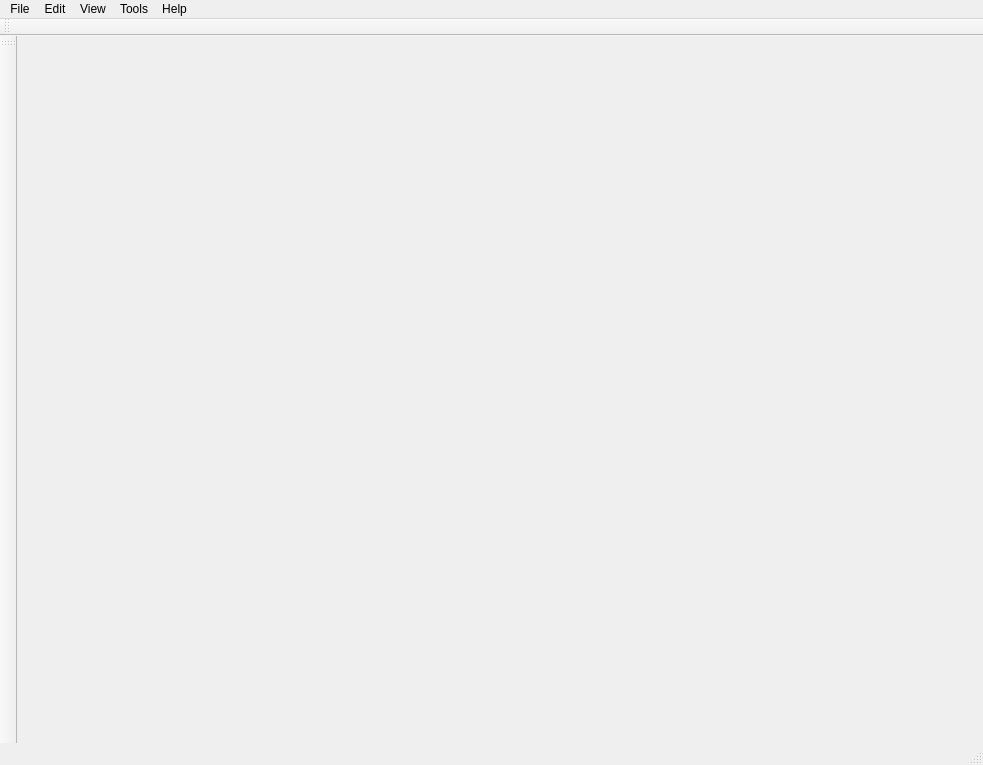
<?xml version="1.0" encoding="UTF-8"?>
<ui version="4.0">
 <class>PDFReaderWindow</class>
 <widget class="QMainWindow" name="PDFReaderWindow">
  <property name="geometry">
   <rect>
    <x>0</x>
    <y>0</y>
    <width>983</width>
    <height>765</height>
   </rect>
  </property>
  <property name="windowTitle">
   <string>PDF Reader @ StudyToolKits</string>
  </property>
  <widget class="QWidget" name="centralwidget"/>
  <widget class="QMenuBar" name="menubar">
   <property name="geometry">
    <rect>
     <x>0</x>
     <y>0</y>
     <width>983</width>
     <height>23</height>
    </rect>
   </property>
   <widget class="QMenu" name="menuFile">
    <property name="title">
     <string>File</string>
    </property>
    <addaction name="actionOpenFile"/>
    <addaction name="actionRecentFiles"/>
    <addaction name="separator"/>
    <addaction name="actionCloseFile"/>
    <addaction name="actionCloseAllFiles"/>
    <addaction name="separator"/>
    <addaction name="actionPrintPdf"/>
    <addaction name="separator"/>
    <addaction name="actionPdfProperties"/>
    <addaction name="separator"/>
    <addaction name="actionQuitApp"/>
   </widget>
   <widget class="QMenu" name="menuView">
    <property name="title">
     <string>View</string>
    </property>
   </widget>
   <widget class="QMenu" name="menuEdit">
    <property name="title">
     <string>Edit</string>
    </property>
    <addaction name="actionCopyText"/>
    <addaction name="actionCopyImage"/>
   </widget>
   <widget class="QMenu" name="menuHelp">
    <property name="title">
     <string>Help</string>
    </property>
    <addaction name="action_UserManual"/>
    <addaction name="separator"/>
    <addaction name="actionContact"/>
    <addaction name="separator"/>
    <addaction name="actionAboutPdfReader"/>
    <addaction name="actionAboutStudyToolKits"/>
   </widget>
   <widget class="QMenu" name="menuTools">
    <property name="title">
     <string>Tools</string>
    </property>
   </widget>
   <addaction name="menuFile"/>
   <addaction name="menuEdit"/>
   <addaction name="menuView"/>
   <addaction name="menuTools"/>
   <addaction name="menuHelp"/>
  </widget>
  <widget class="QStatusBar" name="statusbar"/>
  <widget class="QToolBar" name="sideToolBar">
   <property name="windowTitle">
    <string>Side Tool Bar</string>
   </property>
   <attribute name="toolBarArea">
    <enum>LeftToolBarArea</enum>
   </attribute>
   <attribute name="toolBarBreak">
    <bool>false</bool>
   </attribute>
  </widget>
  <widget class="QToolBar" name="mainToolBar">
   <property name="windowTitle">
    <string>Main Tool Bar</string>
   </property>
   <attribute name="toolBarArea">
    <enum>TopToolBarArea</enum>
   </attribute>
   <attribute name="toolBarBreak">
    <bool>false</bool>
   </attribute>
  </widget>
  <action name="actionOpenFile">
   <property name="text">
    <string>Open</string>
   </property>
  </action>
  <action name="actionCloseFile">
   <property name="text">
    <string>Close</string>
   </property>
  </action>
  <action name="actionCloseAllFiles">
   <property name="text">
    <string>Close All</string>
   </property>
  </action>
  <action name="actionPrintPdf">
   <property name="text">
    <string>Print</string>
   </property>
  </action>
  <action name="actionPdfProperties">
   <property name="text">
    <string>Properties</string>
   </property>
  </action>
  <action name="actionRecentFiles">
   <property name="text">
    <string>Recent Files</string>
   </property>
  </action>
  <action name="actionQuitApp">
   <property name="text">
    <string>Quit</string>
   </property>
  </action>
  <action name="actionCopyText">
   <property name="text">
    <string>Copy Text</string>
   </property>
  </action>
  <action name="actionCopyImage">
   <property name="enabled">
    <bool>true</bool>
   </property>
   <property name="text">
    <string>Copy Image</string>
   </property>
  </action>
  <action name="actionAboutPdfReader">
   <property name="text">
    <string>About PDF Reader</string>
   </property>
  </action>
  <action name="actionAboutStudyToolKits">
   <property name="text">
    <string>About Study Tool Kits</string>
   </property>
  </action>
  <action name="action_UserManual">
   <property name="text">
    <string> User Manual</string>
   </property>
  </action>
  <action name="actionContact">
   <property name="text">
    <string>Contact</string>
   </property>
  </action>
 </widget>
 <resources/>
 <connections/>
</ui>
